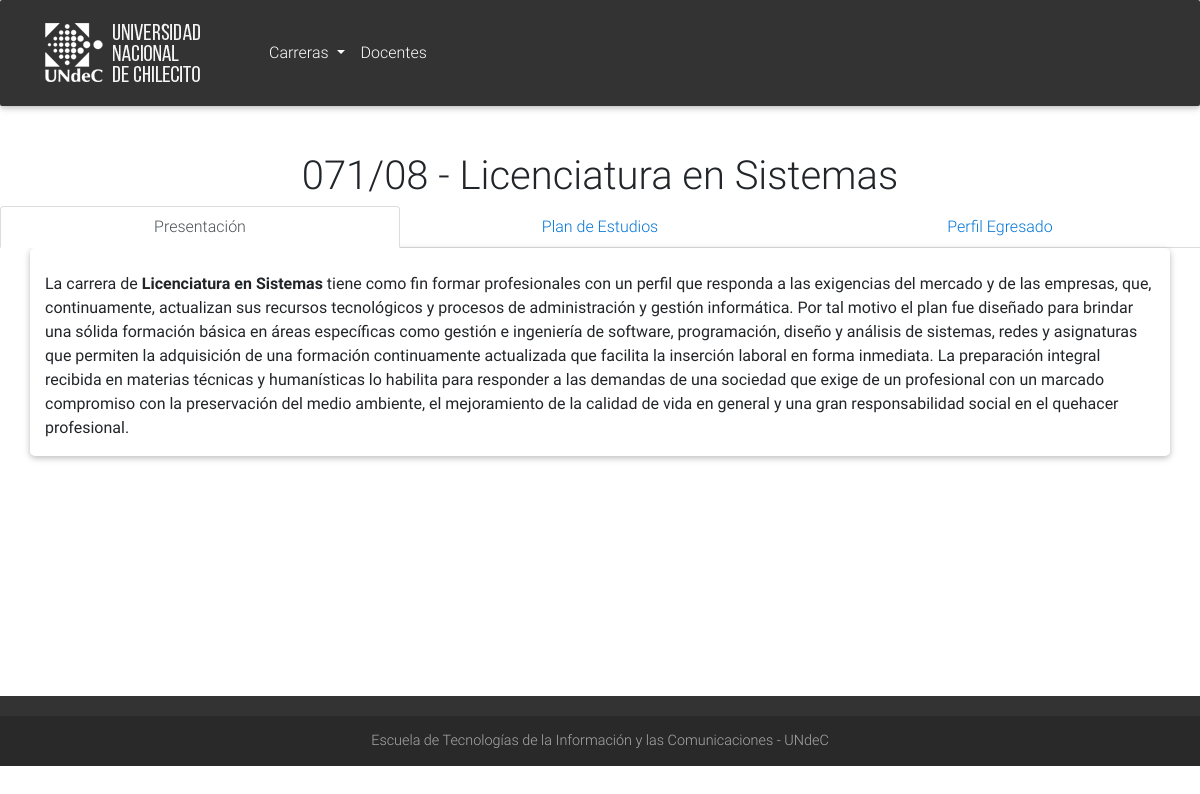
/index.php?c=carrera&a=show&id=2, run on the app's committed database.
### tables this page shows
CREATE TABLE `carrera` (
  `idCarrera` int(11) NOT NULL AUTO_INCREMENT,
  `plan` varchar(20) DEFAULT NULL,
  `nombre` varchar(50) DEFAULT NULL,
  `presentacion` blob,
  `perfil` blob,
  PRIMARY KEY (`idCarrera`)
);

### controller/CarreraController.php (called while the page is built, shortened)
<?php
require_once 'model/Carrera.php';
class CarreraController{
    public function show(){
        $carrera = Carrera::getOCarrera($_REQUEST['id']);
        require_once 'view/header.php';
        require_once 'view/carrera.php';
        require_once 'view/footer.php';
    }
}

### index.php (called while the page is built, shortened)
<?php
$accion = "index";
    if(isset($_REQUEST['a'])){
        $accion = $_REQUEST['a'];
    }
$controller = new $controller();
$controller->$accion();
?>

### model/Carrera.php (called while the page is built, shortened)
<?php require_once 'config/DataBase.php';
class Carrera{
    private $plan;
    private $name;
    private $descripcion;
    function getpPlan()      { return $this->plan; }
    function setPlan($val) { $this->plan = $val; }
    function getName()      { return $this->name; }
    function setName($val) { $this->name = $val; }
    function getDescripcion()     { return $this->descripcion; }
    function setDescripcion($val) { $this->descripcion = $val; }
    static function getCarrera($idCarrera){
        try{
            $mdb =  DataBase::getDb();
            $sql = "SELECT * FROM carrera WHERE idCarrera = $idCarrera LIMIT 1";
            $sta = $mdb->prepare($sql);
            $sta->execute();
            $resultado = $sta->fetchAll();
            return $resultado;
        }catch(PDOException $e){
            echo "ERROR";
        }
    }
    static function getOCarrera($id){
        $car = Carrera::getCarrera($id);
        return new Carrera($car[0]['idCarrera'], $car[0]['plan'], $car[0]['nombre'], $car[0]['presentacion'], $car[0]['perfil']);
    }
}
?>

### view/carrera.php (the view, shortened to what this page needs)
<main>
        <h1 style="text-align: center; "> <?= $carrera->getpPlan() . " - " . $carrera->getName() ?></h1>
        <ul class="nav nav-tabs nav-justified">
            <li class="nav-item">
                <a class="nav-link active" data-toggle="tab" href="#panel1" role="tab">Presentación</a>
            </li>
            <li class="nav-item">
                <a class="nav-link" data-toggle="tab" href="#panel2" role="tab">Plan de Estudios</a>
            </li>
            <li class="nav-item">
                <a class="nav-link" data-toggle="tab" href="#panel3" role="tab">Perfil Egresado</a>
            </li>
        </ul>
        <div class="container tab-content card">
            <div class="tab-pane fade in show active" id="panel1" role="tabpanel">
	    <?= $carrera->getDescripcion() ?>
            </div>
        </div>
    </main>

### view/header.php (shortened to what this page needs)
<!DOCTYPE html>
<html lang="es">
<head>
    <link rel="stylesheet" href="view/css/font-awesome.min.css">
    <link href="view/css/bootstrap.css" rel="stylesheet">
    <link href="view/css/mdb.min.css" rel="stylesheet">
    <link rel="stylesheet" href="view/css/animate.css">
    <link rel="stylesheet" href="view/css/style.css">
</head>
<body>
    <header>
        <nav class="navbar navbar-expand-lg navbar-dark">
            <div class="container">
                <a class="navbar-brand" href="index.php?c=user&a=index">
                    <img src="view/images/logo.png" alt="logo">
                </a>
                <div class="collapse navbar-collapse" id="navbarSupportedContent">
                    <ul class="navbar-nav mr-auto">
                        <li class="nav-item btn-group">
                            <a class="nav-link dropdown-toggle" id="navbarDropdownMenuLink" data-toggle="dropdown" aria-haspopup="true" aria-expanded="false">Carreras
                            </a>
                        </li>
                        <li class="nav-item">
                            <a class="nav-link" href="index.php?c=docente&a=docentes">Docentes</a>
                        </li>
                    </ul>
                </div>
            </div>
        </nav>
    </header>

### view/footer.php (shortened to what this page needs)
    <footer class="page-footer center-on-small-only">
        <div class="footer-copyright">
            <div class="container-fluid">
                Escuela de Tecnologías de la Información y las Comunicaciones - UNdeC
            </div>
        </div>
    </footer>
</body>
</html>

### view/css/style.css (style rules this page uses)
main { padding-top: 3rem; padding-bottom: 13rem; }
.navbar { background-color: #333333; }
footer.page-footer { background-color: #333333; margin-top: 2rem; }

### data on the page
carrera: plan "071/08", nombre "Licenciatura en Sistemas", presentacion "La carrera de Licenciatura en Sistemas tiene como fin formar profesionales con un perfil que responda a las exigencias del mercado y de las empresas, que, continuamente, actualizan sus recursos tecnológicos y procesos de administración y gestión informática. Por tal motivo el plan fue diseñado para brindar una sólida formación básica en áreas específicas como gestión e ingeniería de software, programación, diseño y análisis de sistemas, redes y asignaturas que permiten la adquisición de una formación continuamente actualizada que facilita la inserción laboral en forma inmediata. La preparación integral recibida en materias técnicas y humanísticas lo habilita para responder a las demandas de…"
